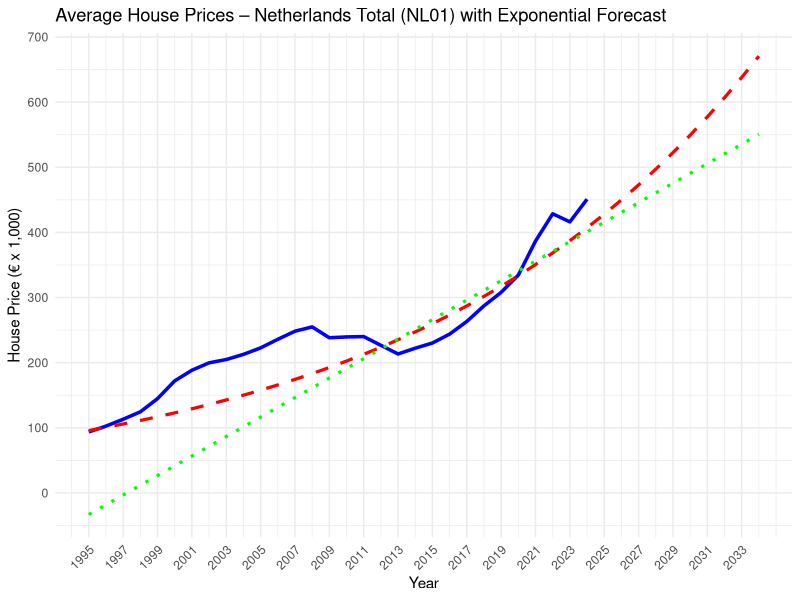
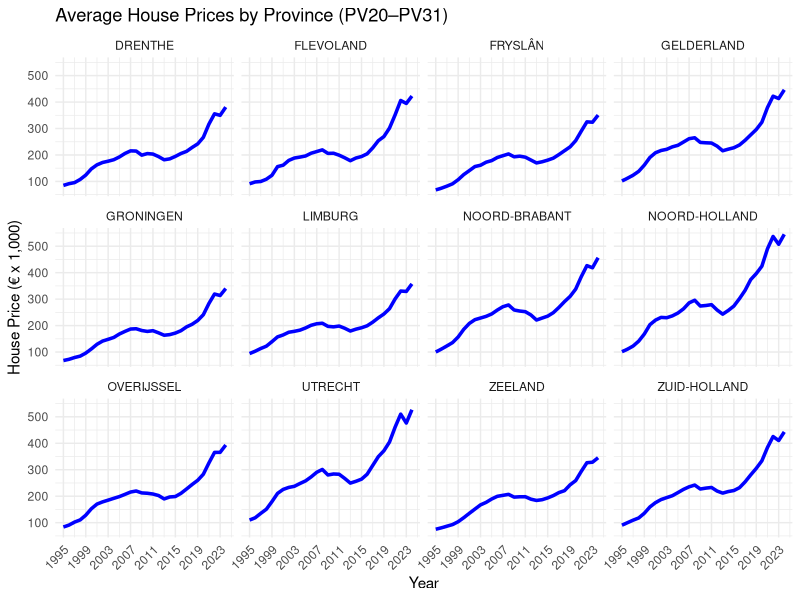
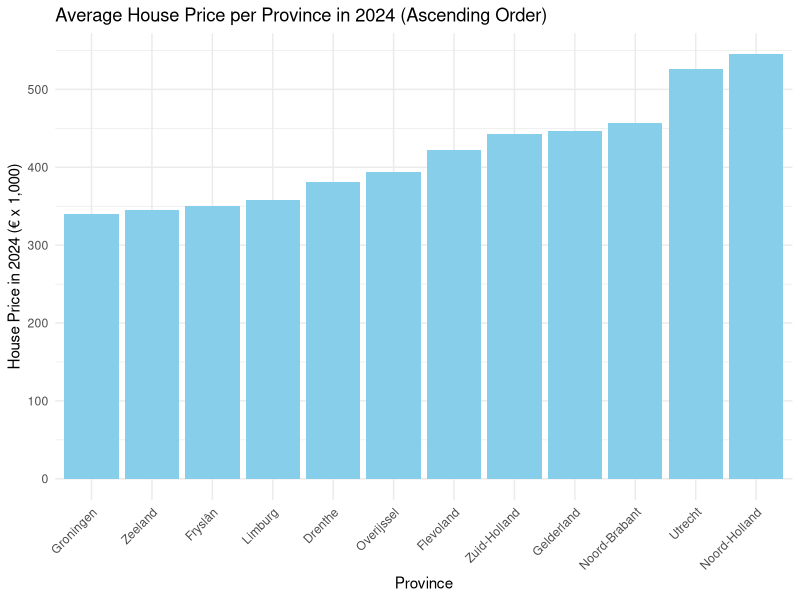
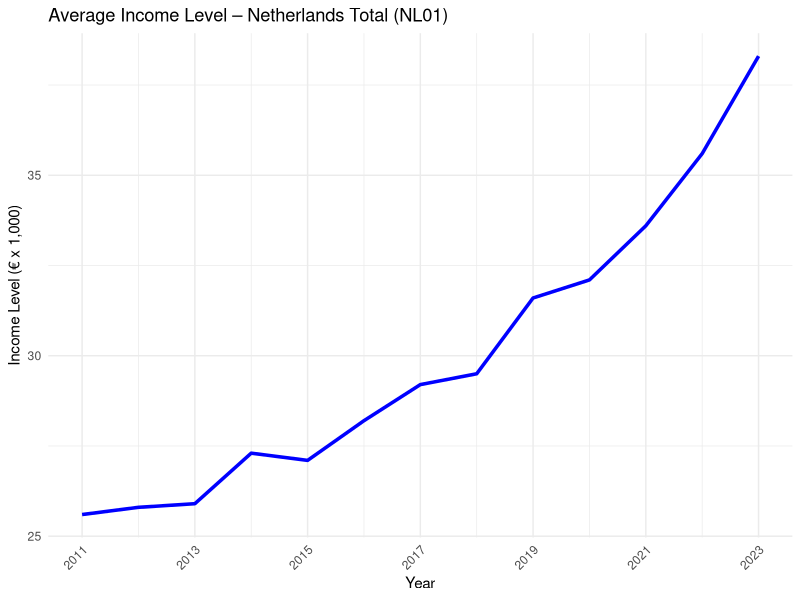
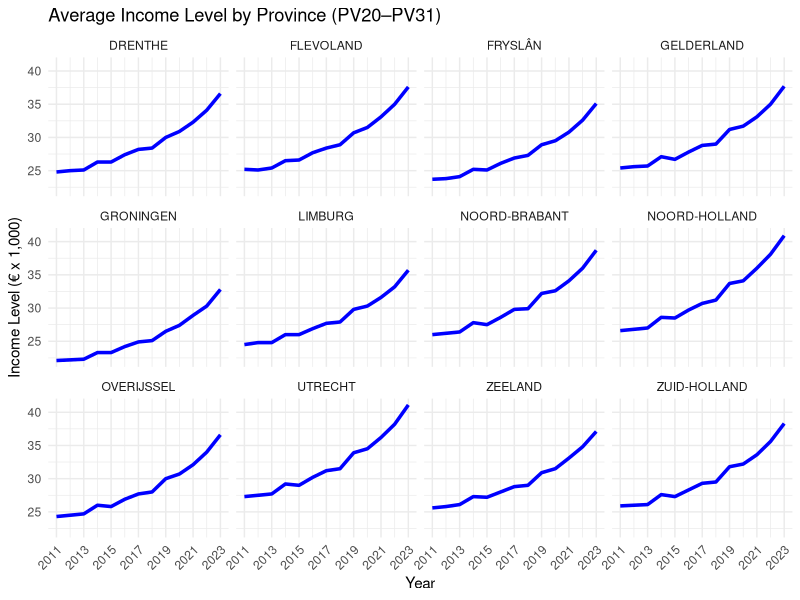
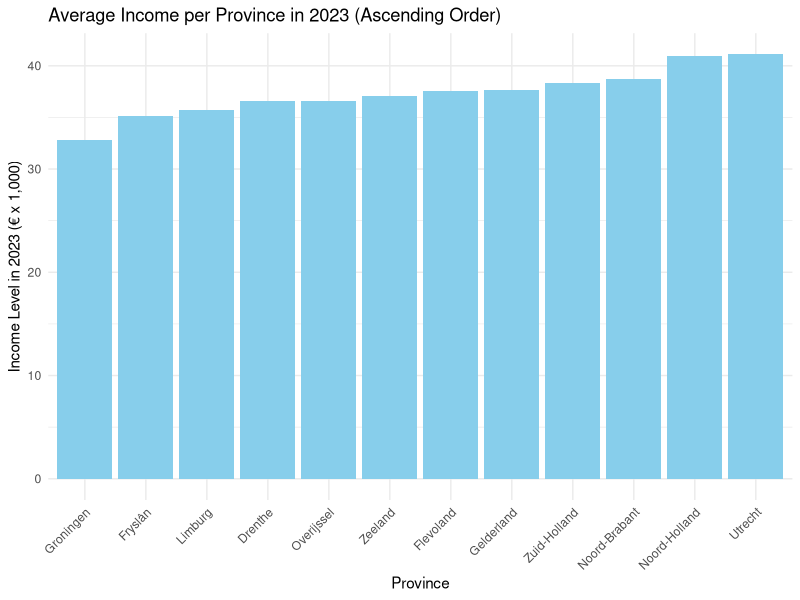
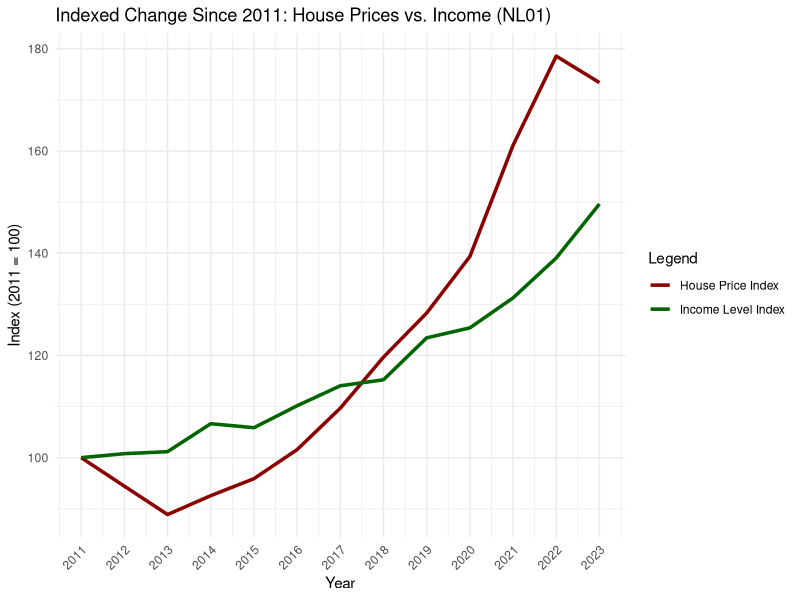
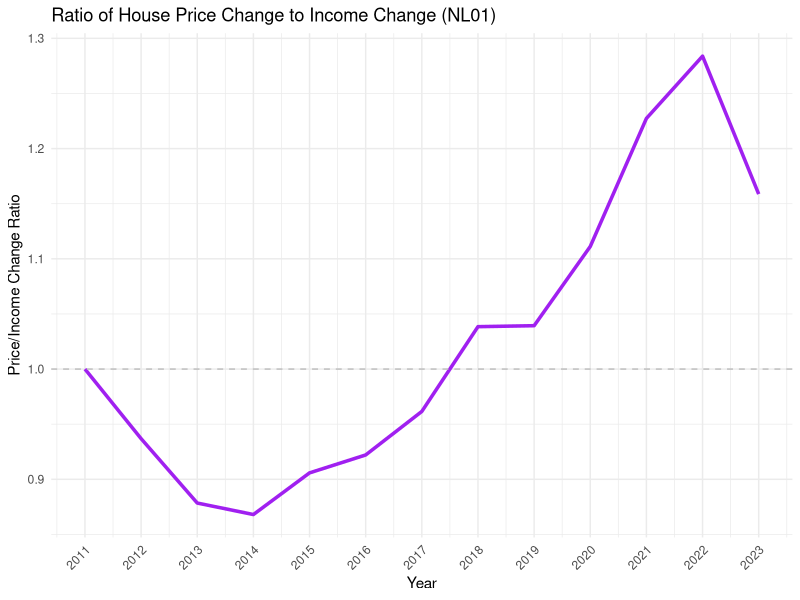

The R source for these figures, in order:
library(tidyverse)
library(scales)
library(dplyr)
library(ggplot2)
library(stringr)
library(tidyr)

# Load datasets
df1 <- read_delim("71488ned_UntypedDataSet_05062025_175816.csv", delim = ";", show_col_types = FALSE)
df2 <- read_delim("83625NED_UntypedDataSet_05062025_101716.csv", delim = ";", show_col_types = FALSE)
df3 <- read_delim("86004NED_UntypedDataSet_07062025_175918.csv", delim = ";", show_col_types = FALSE)

# Pre-merge cleaning: align keys only
df1 <- df1 %>%
  mutate(RegioS = str_trim(tolower(RegioS)), Perioden = str_trim(tolower(Perioden)))

df2 <- df2 %>%
  mutate(RegioS = str_trim(tolower(RegioS)), Perioden = str_trim(tolower(Perioden)))

df3 <- df3 %>%
  mutate(RegioS = str_trim(tolower(RegioS)), Perioden = str_trim(tolower(Perioden)))

# Merge all datasets
merged_df <- list(df1, df2, df3) %>%
  reduce(full_join, by = c("RegioS", "Perioden"))

# Drop not used columns
merged_df <- merged_df %>%
  select(-matches("^ID(\\.x|\\.y)?$"), -starts_with("GestandaardiseerdInkomen"), -starts_with("Partner"), -starts_with("Mediaan"), -GemiddeldBesteedbaarInkomen_5)

# Then define numeric_like_cols based on what's left
numeric_like_cols <- merged_df %>%
  select(where(is.character)) %>%
  summarise(across(everything(), ~mean(str_detect(., "^\\s*[0-9,.]+\\s*$"), na.rm = TRUE))) %>%
  pivot_longer(everything(), names_to = "col", values_to = "pct_numeric") %>%
  filter(pct_numeric > 0.8) %>%
  pull(col)

# Clean character columns by trimming and parse those that are mostly numeric
merged_df <- merged_df %>%
  mutate(across(where(is.character), ~str_trim(.))) %>%
  mutate(across(all_of(numeric_like_cols), ~ parse_number(.) %>% suppressWarnings()))

# Rename RegioS codes to province names
province_map <- c(
  "pv20" = "Groningen",
  "pv21" = "Fryslân",
  "pv22" = "Drenthe",
  "pv23" = "Overijssel",
  "pv24" = "Flevoland",
  "pv25" = "Gelderland",
  "pv26" = "Utrecht",
  "pv27" = "Noord-Holland",
  "pv28" = "Zuid-Holland",
  "pv29" = "Zeeland",
  "pv30" = "Noord-Brabant",
  "pv31" = "Limburg",
  "nl01" = "Nederland"
)

# Rename Leeftijd codes to leeftijdgroepen
age_map <- c(
  "70100" = "0-4",
  "70200" = "5-9",
  "70300" = "10-14",
  "70400" = "15-19",
  "70500" = "20-24",
  "70600" = "25-29",
  "70700" = "30-34",
  "70800" = "35-39",
  "70900" = "40-44",
  "71000" = "45-49",
  "71100" = "50-54",
  "71200" = "55-59",
  "71300" = "60-64",
  "71400" = "65-69",
  "71500" = "70-74",
  "71600" = "75-79",
  "71700" = "80-84",
  "71800" = "85-89",
  "71900" = "90-94",
  "22000" = "95+"
)

merged_df <- merged_df %>%
  mutate(RegioS = recode(RegioS, !!!province_map))

# Multiply income and household columns by 1,000
merged_df <- merged_df %>%
  mutate(
    ParticuliereHuishoudens_1 = ParticuliereHuishoudens_1 * 1000,
    GemiddeldGestandaardiseerdInkomen_3 = GemiddeldGestandaardiseerdInkomen_3 * 1000
  )

cat("\n---- MERGED_DF (Population, Housing Prices and Income) ----\n")
glimpse(merged_df)
print(head(merged_df, 10))

# =========================
# Plot 1: National level (NL01)
# =========================
# Prepare the data
df_nl <- merged_df %>%
  filter(RegioS == "Nederland", str_detect(Perioden, "^\\d{4}jj00$")) %>%
  mutate(
    Jaar = as.integer(str_sub(Perioden, 1, 4)),
    PrijsK = GemiddeldeVerkoopprijs_1 / 1000
  ) %>%
  drop_na(PrijsK)

# Fit log-linear model: log(price) ~ year
model <- lm(log(PrijsK) ~ Jaar, data = df_nl)
model_linear <- lm(PrijsK ~ Jaar, data = df_nl)

# Create future data frame for prediction up to 2034
future_years <- data.frame(Jaar = 1995:2034)
future_years$PredictedLog <- predict(model, newdata = future_years)
future_years$PredictedPrijsK <- exp(future_years$PredictedLog)
future_years$LinearPredicted <- predict(model_linear, newdata = future_years)

# Plot actual and predicted
p1 <- ggplot(df_nl, aes(x = Jaar, y = PrijsK)) +
  geom_line(color = "blue", linewidth = 1.2) +
  geom_line(data = future_years, aes(x = Jaar, y = PredictedPrijsK),
            color = "red", linetype = "dashed", linewidth = 1.1) +
  geom_line(data = future_years, aes(x = Jaar, y = LinearPredicted),
            color = "green", linetype = "dotted", linewidth = 1.1) +
  scale_y_continuous(name = "House Price (€ x 1,000)", breaks = seq(0, 700, 100)) +
  scale_x_continuous(breaks = seq(1995, 2034, 2), limits = c(1995, 2034)) +
  labs(
    title = "Average House Prices – Netherlands Total (NL01) with Exponential Forecast",
    x = "Year"
  ) +
  theme_minimal() +
  theme(axis.text.x = element_text(angle = 45, hjust = 1))

print(p1)
print(summary(model))
print(summary(model_linear))

# =========================
# Plot 2: Provinces PV20–PV31
# =========================
  p2 <- merged_df %>%
  filter(RegioS %in% province_map[1:12], str_detect(Perioden, "^\\d{4}jj00$")) %>%
  mutate(Jaar = as.integer(str_sub(Perioden, 1, 4)), RegioS = toupper(RegioS)) %>%
  drop_na(GemiddeldeVerkoopprijs_1) %>%
    ggplot(aes(x = Jaar, y = GemiddeldeVerkoopprijs_1 / 1000)) +
    geom_line(color = "blue", linewidth = 1.2, na.rm = TRUE) +
    scale_y_continuous(name = "House Price (€ x 1,000)") +
    scale_x_continuous(breaks = seq(1995, 2024, 4)) +
    labs(
      title = "Average House Prices by Province (PV20–PV31)",
      x = "Year"
    ) +
    facet_wrap(~ RegioS) +
    theme_minimal() +
    theme(axis.text.x = element_text(angle = 45, hjust = 1))
  
print(p2)

  # =========================
  # Plot 3: Bar Chart – Housing Prices in 2024 by Province
  # =========================
  p3 <- merged_df %>%
    filter(RegioS %in% province_map[1:12], Perioden == "2024jj00") %>%
    drop_na(GemiddeldeVerkoopprijs_1) %>%
    distinct(RegioS, .keep_all = TRUE) %>%
    arrange(GemiddeldeVerkoopprijs_1) %>%
    mutate(RegioS = factor(RegioS, levels = RegioS)) %>%
    ggplot(aes(x = RegioS, y = GemiddeldeVerkoopprijs_1 / 1000)) +
    geom_bar(stat = "identity", fill = "skyblue") +
    scale_y_continuous(name = "House Price in 2024 (€ x 1,000)", breaks = seq(0, 600, 100)) +
    labs(
      title = "Average House Price per Province in 2024 (Ascending Order)",
      x = "Province"
    ) +
    theme_minimal() +
    theme(axis.text.x = element_text(angle = 45, hjust = 1))
  
  print(p3)
  
  # =========================
  # Plot 4: Income National level (NL01)
  # =========================
  p4 <- merged_df %>%
    filter(RegioS == "Nederland", str_detect(Perioden, "^\\d{4}jj00$"), KenmerkenVanHuishoudens == 1050010) %>%
    mutate(Jaar = as.integer(str_sub(Perioden, 1, 4))) %>%
    drop_na(GemiddeldGestandaardiseerdInkomen_3) %>%
    ggplot(aes(x = Jaar, y = GemiddeldGestandaardiseerdInkomen_3 / 1000)) +
    geom_line(color = "blue", linewidth = 1.2, na.rm = TRUE) +
    scale_y_continuous(name = "Income Level (€ x 1,000)") +
    scale_x_continuous(breaks = seq(2011, 2023, 2)) +
    labs(
      title = "Average Income Level – Netherlands Total (NL01)",
      x = "Year"
    ) +
    theme_minimal() +
    theme(axis.text.x = element_text(angle = 45, hjust = 1))
  
  print(p4)
  
  # =========================
  # Plot 5: Income Provinces PV20–PV31
  # =========================
  p5 <- merged_df %>%
    filter(RegioS %in% province_map[1:12], str_detect(Perioden, "^\\d{4}jj00$"), KenmerkenVanHuishoudens == 1050010) %>%
    mutate(Jaar = as.integer(str_sub(Perioden, 1, 4)), RegioS = toupper(RegioS)) %>%
    drop_na(GemiddeldGestandaardiseerdInkomen_3) %>%
    ggplot(aes(x = Jaar, y = GemiddeldGestandaardiseerdInkomen_3 / 1000)) +
    geom_line(color = "blue", linewidth = 1.2, na.rm = TRUE) +
    scale_y_continuous(name = "Income Level (€ x 1,000)") +
    scale_x_continuous(breaks = seq(2011, 2023, 2)) +
    labs(
      title = "Average Income Level by Province (PV20–PV31)",
      x = "Year"
    ) +
    facet_wrap(~ RegioS) +
    theme_minimal() +
    theme(axis.text.x = element_text(angle = 45, hjust = 1))
  
  print(p5)
 
  # =========================
  # Plot 6: Bar Chart – Housing Prices in 2024 by Province
  # =========================
  p6 <- merged_df %>%
    filter(RegioS %in% province_map[1:12], Perioden == "2023jj00", KenmerkenVanHuishoudens == 1050010) %>%
    drop_na(GemiddeldGestandaardiseerdInkomen_3) %>%
    distinct(RegioS, .keep_all = TRUE) %>%
    arrange(GemiddeldGestandaardiseerdInkomen_3) %>%
    mutate(RegioS = factor(RegioS, levels = RegioS)) %>%
    ggplot(aes(x = RegioS, y = GemiddeldGestandaardiseerdInkomen_3 / 1000)) +
    geom_bar(stat = "identity", fill = "skyblue") +
    scale_y_continuous(name = "Income Level in 2023 (€ x 1,000)", breaks = seq(0, 50, 10)) +
    labs(
      title = "Average Income per Province in 2023 (Ascending Order)",
      x = "Province"
    ) +
    theme_minimal() +
    theme(axis.text.x = element_text(angle = 45, hjust = 1))
  
  print(p6)
   
  # =========================
  # Plot 7: Indexed Change Since 2011 (2011 = 100)
  # =========================
  index_df <- merged_df %>%
    filter(RegioS == "Nederland", KenmerkenVanHuishoudens == 1050010, str_detect(Perioden, "^\\d{4}jj00$")) %>%
    mutate(Jaar = as.integer(str_sub(Perioden, 1, 4))) %>%
    arrange(Jaar) %>%
    filter(Jaar >= 2011) %>%
    mutate(
      HousePriceIndex = 100 * GemiddeldeVerkoopprijs_1 / GemiddeldeVerkoopprijs_1[Jaar == 2011],
      IncomeLevelIndex = 100 * GemiddeldGestandaardiseerdInkomen_3 / GemiddeldGestandaardiseerdInkomen_3[Jaar == 2011],
      RatioHousingPriceIncomeLevel = HousePriceIndex / IncomeLevelIndex
    )
  
  p7 <- ggplot(index_df, aes(x = Jaar)) +
    geom_line(aes(y = HousePriceIndex, color = "House Price Index"), linewidth = 1.2) +
    geom_line(aes(y = IncomeLevelIndex, color = "Income Level Index"), linewidth = 1.2) +
    scale_color_manual(values = c("House Price Index" = "darkred", "Income Level Index" = "darkgreen")) +
    labs(
      title = "Indexed Change Since 2011: House Prices vs. Income (NL01)",
      x = "Year",
      y = "Index (2011 = 100)",
      color = "Legend"
    ) +
    scale_x_continuous(breaks = seq(2011, max(index_df$Jaar), 1)) +
    theme_minimal() +
    theme(axis.text.x = element_text(angle = 45, hjust = 1))
  
  print(p7)

  # =========================
  # Plot 8: Ratio of House Price Change to Income Change
  # =========================
  p8 <- ggplot(index_df, aes(x = Jaar, y = RatioHousingPriceIncomeLevel)) +
    geom_line(color = "purple", linewidth = 1.2) +
    geom_hline(yintercept = 1, linetype = "dashed", color = "gray") +
    scale_y_continuous(name = "Price/Income Change Ratio") +
    scale_x_continuous(breaks = seq(2011, max(index_df$Jaar), 1)) +
    labs(
      title = "Ratio of House Price Change to Income Change (NL01)",
      x = "Year"
    ) +
    theme_minimal() +
    theme(axis.text.x = element_text(angle = 45, hjust = 1))
  
  print(p8)
  
  years_to_plot <- c("2024jj00", "2014jj00", "2004jj00")
  
  p9 <- merged_df %>%
    filter(
      RegioS == "Nederland",
      Perioden %in% years_to_plot,
      Leeftijd %in% names(age_map),
      Geslacht == "T001038"
    ) %>%
    mutate(
      AgeGroup = age_map[as.character(Leeftijd)],
      Year = substr(Perioden, 1, 4),
      living_on_themselves = 100 * (Alleenstaand_4 + TotaalSamenwonendePersonen_5) / TotaalPersonenInHuishoudens_1
    ) %>%
    filter(!is.na(living_on_themselves), !is.na(AgeGroup)) %>%
    mutate(
      AgeGroup = factor(AgeGroup, levels = age_map),
      Year = factor(Year, levels = sort(unique(substr(years_to_plot, 1, 4))))
    ) %>%
    ggplot(aes(x = AgeGroup, y = living_on_themselves, color = Year, group = Year)) +
    geom_line(linewidth = 0.5, na.rm = TRUE) +
    scale_y_continuous(labels = scales::comma) +
    scale_x_discrete() +
    labs(
      title = "Percentage Living in their own House by Age Group (NL01, Selected Years)",
      x = "Age Group",
      y = "Living in their own house (%)",
      color = "Year"
    ) +
    theme_minimal() +
    theme(axis.text.x = element_text(angle = 45, hjust = 1))
  
  print(p9)
  
  # Define the codes and readable labels
  kenmerken_codes <- c("1014800", "1014950", "1014900")
  kenmerken_labels <- c(
    "Owned Home",
    "Rented Home (No Benefit)",
    "Rented Home (With Benefit)"
  )
  
  # Create named vector for mapping
  kenmerken_map <- setNames(kenmerken_labels, kenmerken_codes)
  
  # Plot 10: Income by Housing Type
  p10 <- merged_df %>%
    filter(
      RegioS == "Nederland",
      KenmerkenVanHuishoudens %in% kenmerken_codes,
      Perioden >= "1999JJ00",  # or adjust as needed
      Geslacht == "T001038"     # total gender, or adjust if necessary
    ) %>%
    mutate(
      Year = as.integer(substr(Perioden, 1, 4)),
      HousingType = kenmerken_map[as.character(KenmerkenVanHuishoudens)]
    ) %>%
    group_by(Year, HousingType) %>%
    summarise(
      AverageIncome = mean(GemiddeldGestandaardiseerdInkomen_3, na.rm = TRUE),
      .groups = "drop"
    ) %>%
    ggplot(aes(x = Year, y = AverageIncome, color = HousingType, linetype = HousingType)) +
    geom_line(linewidth = 1.2, na.rm = TRUE) +
    geom_point(size = 2, na.rm = TRUE) +
    scale_y_continuous(labels = scales::comma_format(prefix = "€")) +
    scale_color_viridis_d(option = "D", begin = 0.2, end = 0.8) +
    labs(
      title = "Average Income by Housing Type in the Netherlands (1999–2024)",
      x = "Year",
      y = "Average Income (€)",
      color = "Housing Type",
      linetype = "Housing Type"
    ) +
    theme_minimal() +
    theme(axis.text.x = element_text(angle = 45, hjust = 1))
  
  print(p10)
  
  #kan nog OLS gooien op de time series voor extrepolatie
  #zelfde voor inkomen OLS kan ook en dan zeggen gat gaat alleen maar groter worden tussen de twee
  #OLS wss niet de beste aangezien de lijnen absoluut niet linear zijn dus wss ramsey reset niet doorkomen dus die ook checken, heteroskedacity, normality, exogeneity. niet aanpassen gewoon zeggen als de test dat aangeeft dat het niet zo is dus de estimate wss niet super accuraat is.
  #wellicht gemeente ook nog inkomen en huizenprijzen voor doen
  #einde alle code even mooi maken en efficient